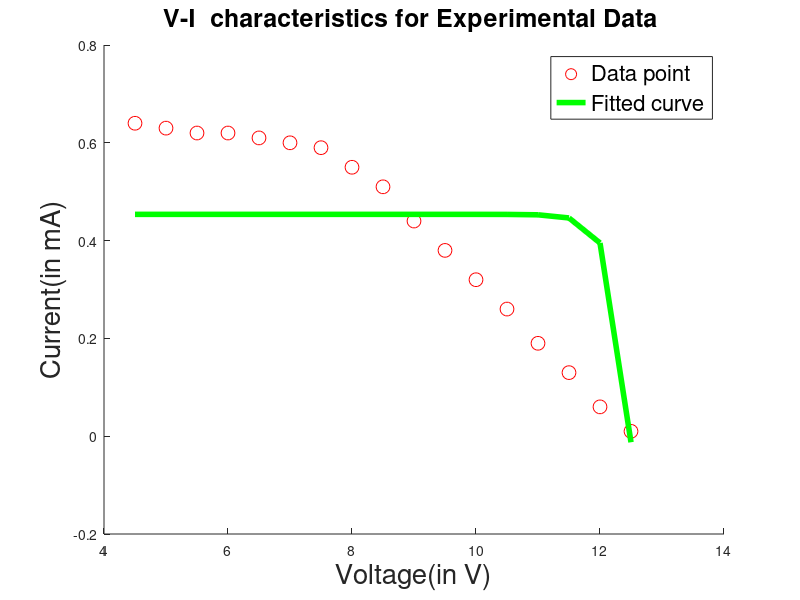
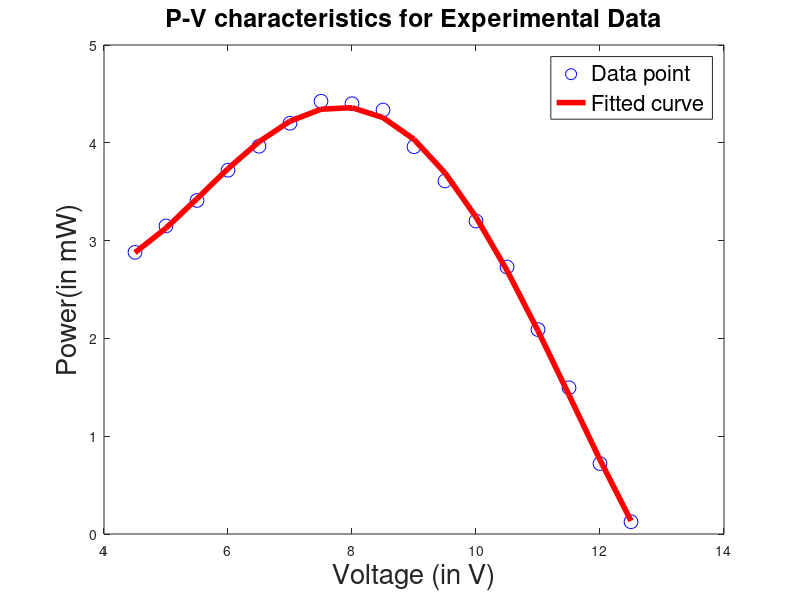

Reproduce these figures in MATLAB, in order.
pkg load struct ;
pkg load optim ;
k=1.38065*10^(-23);
%A=2.15;
A=2.15;
T=302;
%Np=3;
q=1.6022*10^(-19);
V0 =[4.5:.5:12.5];
y = [0.64,0.63,0.62,0.62,0.61,0.60,0.59,0.55,0.51,0.44,0.38,0.32,0.26,0.19,0.13,0.06,0.01];


power=V0.*y;

%I0=Np*Iph-Np*Irs*(exp(q/(k*T*A)*V0./Ns)-1);
F = @(x,V0)x(1)*x(2)-x(1)*x(3)*(exp(q/(k*T*A)*V0./x(4))-1);
%x0 = [10 5 0 6];
x0 = [6 1 0 1];
x = lsqcurvefit(F,x0,V0,y);
x(1)
x(2)
x(3)
x(4)
%subplot(1,2,1)
hold on
figure(1)

plot(V0,y,'ro','MarkerSize',10)
title('V-I  characteristics for Experimental Data ','FontSize',18)
plot(V0,F(x,V0),'Linewidth',4,'g')
h = legend('Data point', 'Fitted curve');
set(h,'FontSize',16); 
%rect = [0.25, 0.25, .25, .25];
%set(h, 'Position', rect);
%axis([0 50 0 1.7 ]);
xlabel('Voltage(in V)','FontSize',20);
ylabel('Current(in mA)','FontSize',20);


figure(2)
%subplot(1,2,2)
plot(V0,power,'bo','MarkerSize',10)
title('P-V characteristics for Experimental Data','FontSize',18)
p=polyfit(V0,power,4);
pp=polyval(p,V0);
hold on
plot(V0,pp,'Linewidth',4,'-r')
k = legend('Data point', 'Fitted curve')
set(k,'FontSize',16);
%rect = [0.30, 0.20, .30, .30];
%set(k, 'Position', rect);
%axis([1.2 5.3  0 1.7 ]);
xlabel('Voltage (in V)','FontSize',20);
ylabel('Power(in mW)','FontSize',20);
 

%figure(3)
%plot(y,power,'bo')
%title('P-I characteristics for Experimental Data and Fitting curve')
%p=polyfit(y,power,10);
%pp=polyval(p,y);
%hold on
%plot(y,pp,'-g')
%legend('Experiment Data point', 'Fitted curve')

%axis([0 0.6  0 2 ]);
%xlabel('Current in mili amp');
%ylabel('power in mili watt');
%hold off
